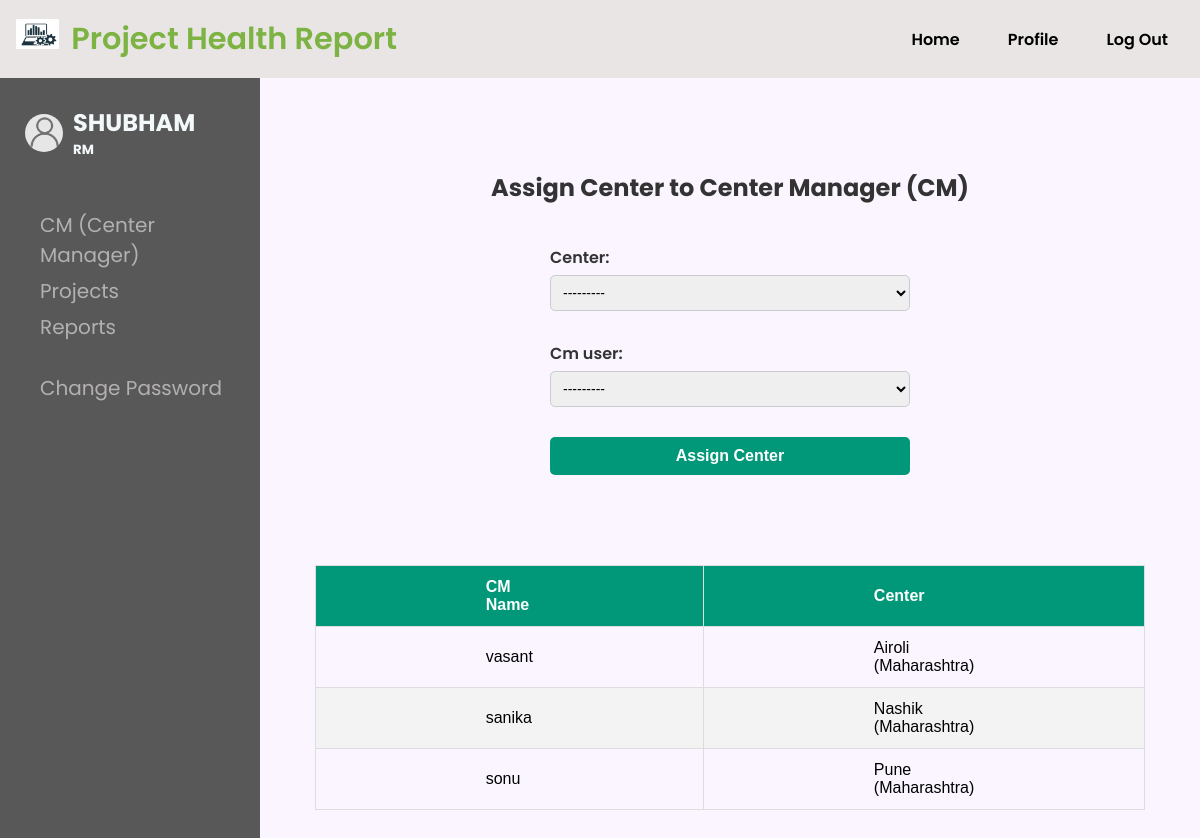
The page /batches/assign-center/ (signed in) on the database its author committed.
### user_roles/models.py (models this page shows)
class Multiuser(AbstractUser):
    ROLE_CHOICES = [
        ('pmo', 'PMO (Project Management Office)'),
        ('vp', 'VP (Vice President)'),
        ('rm', 'RM (Regional Manager)'),
        ('cm', 'CM (Center Manager)')
    ]
    role = models.CharField(max_length=10, choices=ROLE_CHOICES)
    security_question = models.CharField(max_length=255)
    security_answer = models.CharField(max_length=255)
    def __str__(self):
        return self.username

### batches/models.py (models this page shows, shortened)
class AssignCenter(models.Model):
    center = models.CharField(max_length=50, choices=CENTER_CHOICES, unique=True)
    cm_user = models.OneToOneField(settings.AUTH_USER_MODEL, on_delete=models.CASCADE)

### batches/views.py (the view)
# urls.py: path('assign-center/', views.assign_center_to_cm, name="n_assign_center"),
def assign_center_to_cm(request):
    if request.method == 'POST':
        form = AssignCenterForm(request.POST)
        if form.is_valid():
            form.save()
            return redirect('n_assign_center')
    else:
        form = AssignCenterForm()
    assignments = AssignCenter.objects.select_related('cm_user')
    return render(request, 'assign.html', {
        'rmform': form,
        'center_assign': assignments
    })

### batches/forms.py
class AssignCenterForm(forms.ModelForm):
    class Meta:
        model = AssignCenter
        fields = ['center', 'cm_user']
    def __init__(self, *args, **kwargs):
        super().__init__(*args, **kwargs)
        self.fields['cm_user'].queryset = Multiuser.objects.filter(role='cm')

### batches/templates/assign.html (shortened to what this page needs)
{% extends "profile.html" %}
{% load static %}
{% block css %}
    <link rel="stylesheet" type="text/css" href="{% static 'css/assign.css' %}">
{% endblock %}
{% block profile_content %}
    {% if user.role == 'rm' %}
        <h2 class="form-title">Assign Center to Center Manager (CM)</h2>
        <form method="post" class="assign-form">
           <div class="form-group">
            {{ rmform.as_p }}
        </div>
            <button type="submit"  class="btn-submit">Assign Center</button>
        </form>
        <br><br>
        <table class="styled-table">
            <thead>
                <tr>
                    <th>CM Name</th>
                    <th>Center</th>
                </tr>
            </thead>
            <tbody>
                {% for assign in center_assign %}
                    <tr>
                        <td>{{ assign.cm_user }}</td>
                        <td>{{ assign.get_center_display }}</td>
                    </tr>
                {% empty %}
                    <tr><td colspan="2">No center assignments yet.</td></tr>
                {% endfor %}
            </tbody>
        </table>
    {% endif %}
{% endblock %}

### user_roles/templates/profile.html (shortened to what this page needs)
{% extends "home.html" %}
{% load static %}
{% block content %}
    <div class="sidenav">
        <div class='user_data'>
            <img src="{% static 'img/user_icon.png' %}" alt="user-icon" >
            <div class="user_info">
                <h2>{{ user.username }}</h2>
                <h5>{{ user.role }}</h5>
            </div>
        </div><br><br>
        {% if user.is_authenticated %}
            {% if user.role == 'pmo' %}
                <a href="{% url 'n_createproject' %}">Create Project</a>
            {% elif user.role == 'vp' %}
                <a href="{% url 'n_assign_region' %}">RM (Regional Manager)</a>
            {% elif user.role == 'rm' %}
                <a href="{% url 'n_assign_center' %}">CM (Center Manager)</a>
            {% else %}
                <a href="{% url 'n_create_batch' %}">Create Batch</a>
                <a href="{% url 'n_batchlist' %}">Batches</a>
            {% endif %}
            <a href="{% url 'n_projectlist' %}">Projects</a>
            <a href="{% url 'n_filter_report' %}">Reports</a>
            <br>
            <a href="{% url 'n_changepassword' %}">Change Password</a>
        {% endif %}
	</div>
    <main class='main_class'>
        {% block profile_content %}
        {% endblock %}
    </main>
{% endblock %}

### static/css/home_profile.css (style rules this page uses)
:root { --extra-light: #faf5ff; --max-width: 1200px; }
* { padding: 0; margin: 0; box-sizing: border-box; }
a { text-decoration: none; }
body { font-family: "Poppins", sans-serif; background-color: var(--extra-light); }
.sidenav { height:100%; width:260px; position: fixed; z-index:1; top:0; left:0; background-color:#595858; overflow-x: hidden; padding-top:90px; }
.sidenav a { padding:0px 3px 6px 40px; text-decoration: none; font-size:20px; color: #b3b0b0; display:block; }
.main_class { margin-top: 100px; margin-left: 260px; padding: 20px; width: calc(100% - 260px); box-sizing: border-box; display: flex; justify-content: center; align-items: center; flex-direction: column; min-height: 100vh; }
.user_data { display: flex; align-items: center; gap: 10px; margin-top: 15px; }
.user_data img { width: 38px; height: 38px; object-fit: cover; border-radius: 50%; margin-left: 25px; }
.user_info h2, .user_info h5 { margin: 0; padding: 0; color: rgb(243, 249, 251); text-transform: uppercase; }

### static/css/assign.css (style rules this page uses)
.styled-table { border-collapse: collapse; margin: 25px 0; font-size: 1rem; font-family: sans-serif; min-width: 400px; width: 60%; border: 1px solid #dddddd; text-align: left; }
.styled-table thead tr { background-color: #009879; color: #ffffff; text-align: left; font-weight: bold; }
.styled-table td, .styled-table th { padding: 12px 170px; border: 1px solid #dddddd; }
.styled-table tbody tr:nth-of-type(even) { background-color: #f3f3f3; }
.form-title { font-size: 24px; font-weight: 700; text-align: center; margin-bottom: 20px; color: #333; }
.assign-form { width: 400px; margin: 0 auto; padding: 20px; }
.assign-form .form-group p { margin-bottom: 15px; }
.assign-form label { display: block; font-weight: 600; margin-bottom: 5px; color: #333; }
.assign-form select, .assign-form input { width: 100%; padding: 8px 10px; margin-bottom: 10px; border: 1px solid #ccc; border-radius: 6px; font-size: 14px; }
.btn-submit { display: block; width: 100%; padding: 10px; background-color: #009879; color: white; font-size: 16px; font-weight: 600; border: none; border-radius: 6px; cursor: pointer; }
.form-title { font-size: 24px; font-weight: bold; text-align: center; margin-bottom: 20px; color: #333; }
.assign-form label { font-weight: 600; display: block; margin-bottom: 5px; }
.assign-form select, .assign-form input { width: 100%; padding: 8px; font-size: 14px; border: 1px solid #ccc; border-radius: 5px; margin-bottom: 15px; }
.btn-submit { width: 100%; padding: 10px; background-color: #009879; color: #fff; border: none; border-radius: 5px; font-weight: bold; font-size: 16px; cursor: pointer; }
.styled-table { width: 80%; margin: 20px auto; border-collapse: collapse; font-size: 16px; text-align: left; }
.styled-table th, .styled-table td { border: 1px solid #ddd; }
.styled-table thead { background-color: #009879; color: #fff; font-weight: bold; }
.styled-table tbody tr:nth-child(even) { background-color: #f3f3f3; }

### rows shown on the page
Multiuser: username "SHUBHAM", role "RM"
AssignCenter: cm_user "vasant", center "Airoli (Maharashtra)"
AssignCenter: cm_user "sanika", center "Nashik (Maharashtra)"
AssignCenter: cm_user "sonu", center "Pune (Maharashtra)"
